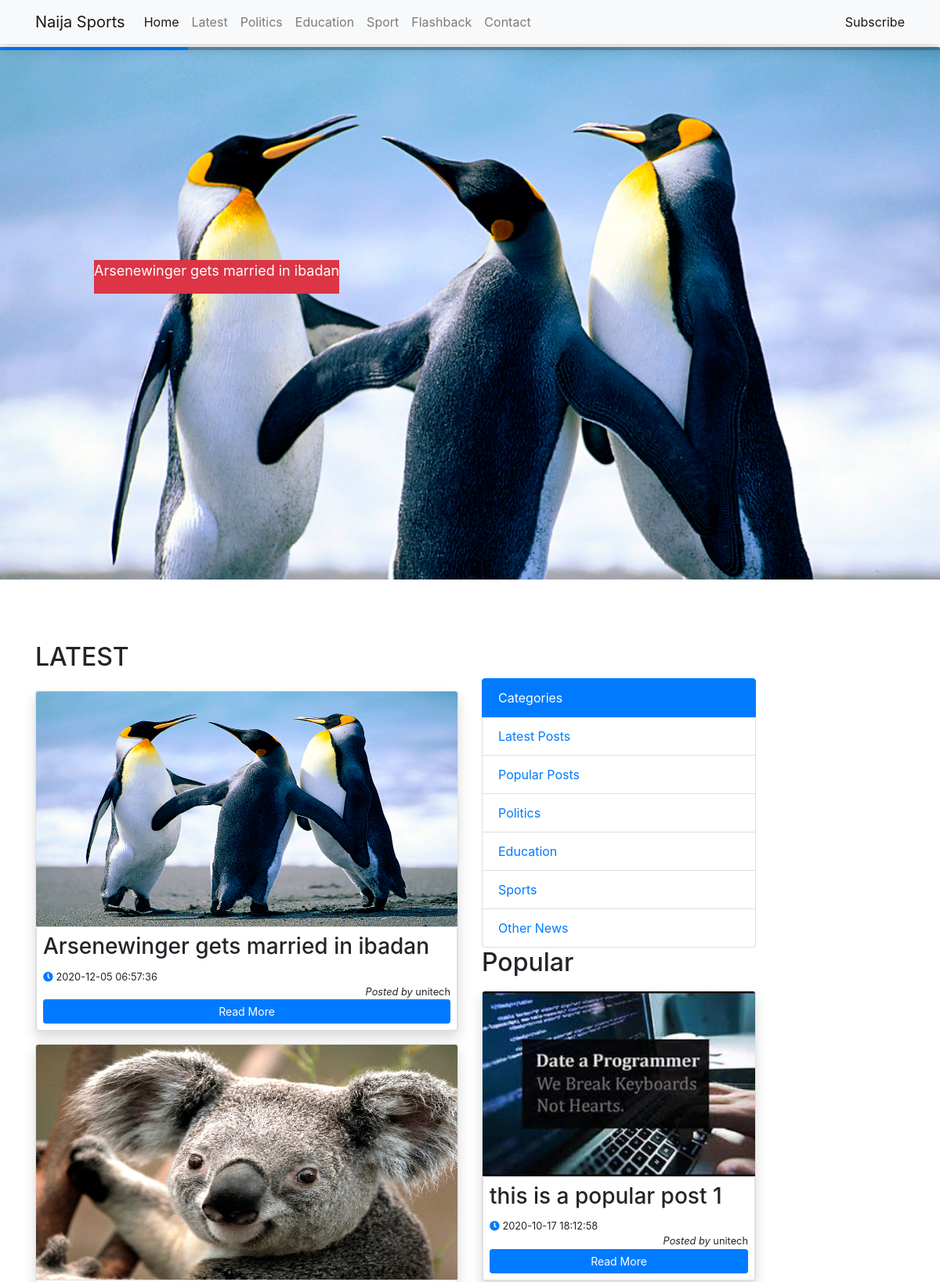
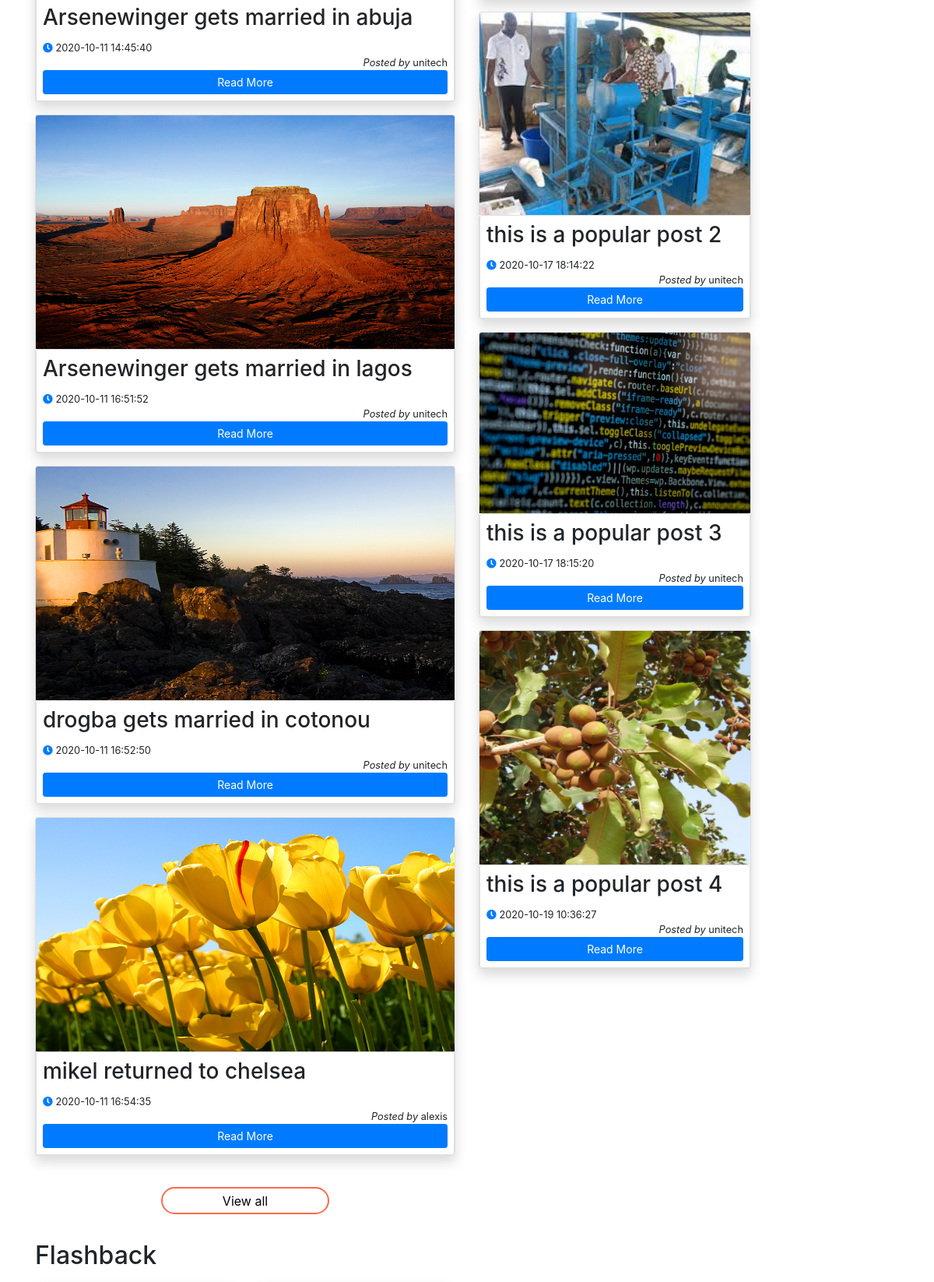
The page / (upper part) on the database its author committed (2 pictures, top to bottom).
### tables this page shows
CREATE TABLE `posts` (
  `id` int(11) NOT NULL,
  `post_title` varchar(500) NOT NULL,
  `post_author` varchar(200) NOT NULL,
  `post_desc` text NOT NULL,
  `image_dir` varchar(500) NOT NULL,
  `post_category` varchar(200) NOT NULL,
  `post_date` timestamp NOT NULL DEFAULT CURRENT_TIMESTAMP ON UPDATE CURRENT_TIMESTAMP,
  `post_tag` varchar(500) NOT NULL,
  `post_content` text NOT NULL
);

### index.php (the view, shortened to what this page needs)
<?php
    require_once 'connection/db.php';
    $query = "SELECT * FROM posts WHERE post_category = ? LIMIT 8";
    $lat_cat = 'latest';
    $stmt = $conn->prepare($query);
    $stmt->bind_param('s',$lat_cat);
    $stmt->execute();
    $latest = $stmt->get_result();
    $query = "SELECT * FROM posts WHERE post_category = ? LIMIT 6";
    $sli_cat = 'latest';
    $stmt = $conn->prepare($query);
    $stmt->bind_param('s',$sli_cat);
    $stmt->execute();
    $sliding = $stmt->get_result();
    $query = "SELECT * FROM posts WHERE post_category = ? LIMIT 8";
    $pop_cat = 'Popular';
    $stmt = $conn->prepare($query);
    $stmt->bind_param('s',$pop_cat);
    $stmt->execute();
    $popular = $stmt->get_result();
      $query = "SELECT * FROM posts WHERE post_category = ? ORDER BY post_date DESC LIMIT 4";
      $flash_cat = 'flashback';
      $stmt = $conn->prepare($query);
      $stmt->bind_param('s',$flash_cat);
      $stmt->execute();
      $flashBack = $stmt->get_result();
?>
<!DOCTYPE html>
<html lang="en">
<head>
    <link rel="stylesheet" type="text/css" href="css/swiper.min.css">
    <link rel="stylesheet" href="https://unpkg.com/aos@next/dist/aos.css" rel="stylesheet">
    <link rel="stylesheet" href="css/style.css">
    <link rel="stylesheet" type="text/css" href="css/all.css">
    <link rel="stylesheet" type="text/css" href="css/fontawesome.min.css">
    <link rel="stylesheet" href="css/bootstrap.min.css">
</head>
<body>
                          <?php include 'includes/topbar.php';?>
                        <div class="swiper-container swipe1">
                            <div class="swiper-wrapper">
                                <?php while ($result = $sliding->fetch_assoc()) {
                                    $explode = explode("../",$result['image_dir']);
                                    ?>
                            <div class="swiper-slide">
                              <a href="public/viewpost.php?vid=<?php echo $result['id'];?>"><img src="<?= $explode[1];?>" alt="sliding image" class="img-fluid card-img-top">
                              <div class="card-title bg-danger ml-4 text-center" id="caption">
                                <p class="text-white"><?php echo $result['post_desc'];?></p>
                            </div></a>
                            </div>
                                <?php }?>
                            </div>
                            <div class="swiper-pagination"></div>
                        </div>
            <section id="content">
                <div class="container">
                  <h2> LATEST</h2>
                    <div class="row">
                        <div class="col-md-6">
                                    <?php
                                        while($result = $latest->fetch_assoc()){
                                            $explode = explode("../",$result['image_dir']);
                                            ?>
                                        <div class="card shadow my-3">
                                    <div>
                                        <img src="<?=$explode[1];?>" alt="blog post image" class="card-img-top">
                                             </div>
                                                <div class="card body p-2">
                                                    <h3 class="card-title"><?php echo strip_tags($result['post_desc']); ?></h3>
                                                     <small class="text-left"><span class="fas fa-clock text-primary "></span> <?php echo $result['post_date'];?></small>
                                                     <small class="text-right"><i>Posted by </i><?php echo $result['post_author'];?></small>
                                                    <a href="public/viewpost.php?vid=<?php echo $result['id'];?>" class="btn btn-primary btn-sm">Read More</a>
                                                </div>
                                                </div>
                                        <?php } ?>
                                        <div class="text-center py-4" id="view">
                                             <a href="public/latest.php"><button>View all</button></a>
                                         </div>
                                         </div>
                             <div class="col-md-4">
                                <div class="list-group">
                                    <a href="#" class="list-group-item active">Categories</a>
                                    <a href="public/latest.php" class="list-group-item">Latest Posts</a>
                                    <a href="public/popular.php" class="list-group-item primary">Popular Posts</a>
                                    <a href="public/politics.php" class="list-group-item primary">Politics</a>
                                    <a href="public/education.php" class="list-group-item primary">Education</a>
                                    <a href="public/sports.php" class="list-group-item">Sports </a>
                                    <a href="public/othernews.php" class="list-group-item">Other News </a>
                                </div>
                                <h2>Popular</h2>
                            <?php
                                        while($result = $popular->fetch_assoc()){
                                            $explode = explode("../",$result['image_dir']);
                                            ?>
                                        <div class="card shadow my-3">
                                    <div>
                                        <img src="<?=$explode[1];?>" class="img-fluid card-img-top" alt="blog post image">
                                             </div>
                                             <div class="card body p-2">
                                                    <h3 class="card-title"><?php echo strip_tags($result['post_desc']); ?></h3>
                                                     <small class="text-left"><span class="fas fa-clock text-primary "></span> <?php echo $result['post_date'];?></small>
                                                     <small class="text-right"><i>Posted by </i><?php echo $result['post_author'];?></small>
                                                    <a href="public/viewpost.php?vid=<?php echo $result['id'];?>" class="btn btn-primary btn-sm">Read More</a>
                                                </div>
                                                </div>
                                        <?php } ?>
                                         </div>
                            </div>
                         </div>
                <div class="container">
                    <h2>Flashback</h2>
                    <div class="row">
                                <?php
                                        while($result = $flashBack->fetch_assoc()){
                                            ?>
                                             <div class="col-md-3">
                              </div>
                                <?php }?>
                         </div>
                    </div>
            </section>
            <br>
</body>
</html>

### css/style.css (style rules this page uses)
body { scroll-behavior: smooth; }
.swipe1 { width: 100%; height: 85vh; position: relative; top:-10px; margin-bottom: 20px; margin-left: auto; margin-right: auto; }
.swipe1 .swiper-wrapper { height: 100%; width:100%; }
.swipe1 .swiper-wrapper .swiper-slide { text-align: center; height: 100%; font-size: 18px; }
#caption { position:absolute; left: 8%; top:40%; word-break:break-all !important; }
#caption p { font-size }
#content { position: relative; top:50px; }
#content img { max-height:300px !important; }
#view { margin: 10px 0 10px 0; }
#view > a > button { width: 40%; height: 35px; border: 2px solid #FE6A50; outline: none; background-color: transparent; border-radius: 20px; }

### css/all.css (style rules this page uses)
.fa, .fas, .far, .fal, .fad, .fab { -moz-osx-font-smoothing: grayscale; -webkit-font-smoothing: antialiased; display: inline-block; font-style: normal; font-variant: normal; text-rendering: auto; line-height: 1; }
.fa-clock:before { content: "\f017"; }
.fa, .fas { font-family: 'Font Awesome 5 Free'; font-weight: 900; }

### rows shown on the page
posts: image_dir (picture), post_desc "Arsenewinger gets married in ibadan", post_date "2020-12-05 06:57:36", post_author "unitech"
posts: image_dir (picture), post_desc "Arsenewinger gets married in abuja", post_date "2020-10-11 14:45:40", post_author "unitech"
posts: image_dir (picture), post_desc "Arsenewinger gets married in lagos", post_date "2020-10-11 16:51:52", post_author "unitech"
posts: image_dir (picture), post_desc "drogba gets married in cotonou", post_date "2020-10-11 16:52:50", post_author "unitech"
posts: image_dir (picture), post_desc "mikel returned to chelsea", post_date "2020-10-11 16:54:35", post_author "alexis"
posts: image_dir (picture), post_desc "this is a popular post 1", post_date "2020-10-17 18:12:58", post_author "unitech"
posts: image_dir (picture), post_desc "this is a popular post 2", post_date "2020-10-17 18:14:22", post_author "unitech"
posts: image_dir (picture), post_desc "this is a popular post 3", post_date "2020-10-17 18:15:20", post_author "unitech"
posts: image_dir (picture), post_desc "this is a popular post 4", post_date "2020-10-19 10:36:27", post_author "unitech"
